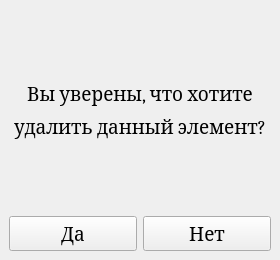
<?xml version="1.0" encoding="UTF-8"?>
<ui version="4.0">
 <class>DeleteWindow</class>
 <widget class="QMainWindow" name="DeleteWindow">
  <property name="geometry">
   <rect>
    <x>0</x>
    <y>0</y>
    <width>280</width>
    <height>260</height>
   </rect>
  </property>
  <property name="minimumSize">
   <size>
    <width>280</width>
    <height>260</height>
   </size>
  </property>
  <property name="maximumSize">
   <size>
    <width>280</width>
    <height>260</height>
   </size>
  </property>
  <property name="font">
   <font>
    <family>Cambria</family>
    <pointsize>14</pointsize>
   </font>
  </property>
  <property name="windowTitle">
   <string>MainWindow</string>
  </property>
  <widget class="QWidget" name="centralwidget">
   <layout class="QVBoxLayout" name="verticalLayout">
    <item>
     <spacer name="verticalSpacer">
      <property name="orientation">
       <enum>Qt::Vertical</enum>
      </property>
      <property name="sizeHint" stdset="0">
       <size>
        <width>20</width>
        <height>40</height>
       </size>
      </property>
     </spacer>
    </item>
    <item>
     <widget class="QLabel" name="label">
      <property name="text">
       <string>Вы уверены, что хотите</string>
      </property>
      <property name="alignment">
       <set>Qt::AlignCenter</set>
      </property>
     </widget>
    </item>
    <item>
     <widget class="QLabel" name="label_2">
      <property name="text">
       <string>удалить данный элемент?</string>
      </property>
      <property name="alignment">
       <set>Qt::AlignCenter</set>
      </property>
     </widget>
    </item>
    <item>
     <spacer name="verticalSpacer_2">
      <property name="orientation">
       <enum>Qt::Vertical</enum>
      </property>
      <property name="sizeHint" stdset="0">
       <size>
        <width>20</width>
        <height>40</height>
       </size>
      </property>
     </spacer>
    </item>
    <item>
     <layout class="QHBoxLayout" name="horizontalLayout">
      <item>
       <widget class="QPushButton" name="pushButton_2">
        <property name="text">
         <string>Да</string>
        </property>
       </widget>
      </item>
      <item>
       <widget class="QPushButton" name="btn_no">
        <property name="text">
         <string>Нет</string>
        </property>
       </widget>
      </item>
     </layout>
    </item>
   </layout>
  </widget>
 </widget>
 <resources/>
 <connections/>
</ui>
